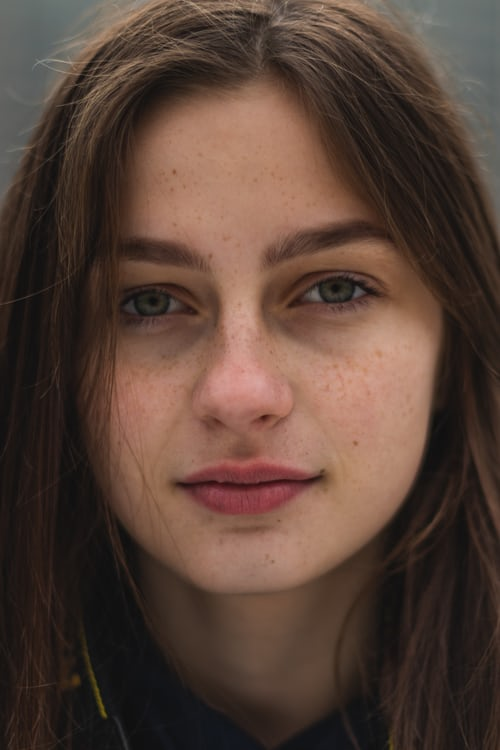
#> input picture project1/images/1.jfif, 500 x 750 px; its folder holds 4 pictures in this run
$ jupyter execute numpyassignment1.ipynb
#> lines starting #> are read from the running program, lines starting #| are printed output that depends on the picture
[cell 1]
import numpy as np
import matplotlib.pylab as plt
import os
from PIL import Image
import glob
images = []
resized = []
resized_array = []
for file in glob.glob (r'\Users\STAR\OneDrive\Desktop\images\*.jfif'):

    img = Image.open(file)
#> img is the input picture: PIL image 500x750 RGB; mean R, G, B 87.5, 65.9, 55.5
    images.append(img)
for image in images:
    res = image.resize([200,200])
    resized.append(res)
#> this loop made 4 passes
#> pass 1, `res = image.resize([200,200])`:
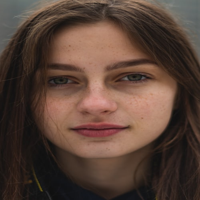
#> res: PIL image 200x200 RGB; mean R, G, B 87.5, 65.9, 55.5
#> pass 2, `res = image.resize([200,200])`:
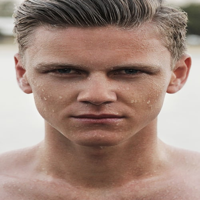
#> res: PIL image 200x200 RGB; mean R, G, B 161, 135.1, 123.6
#> pass 3, `res = image.resize([200,200])`:
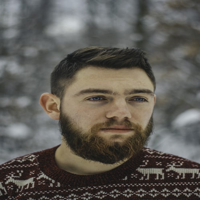
#> res: PIL image 200x200 RGB; mean R, G, B 94.3, 90.8, 84.6
for i in resized:
    numpy = np.array(i,dtype="uint8")
    resized_array.append(numpy)
    print(resized_array, '\n',np.shape(resized_array))
